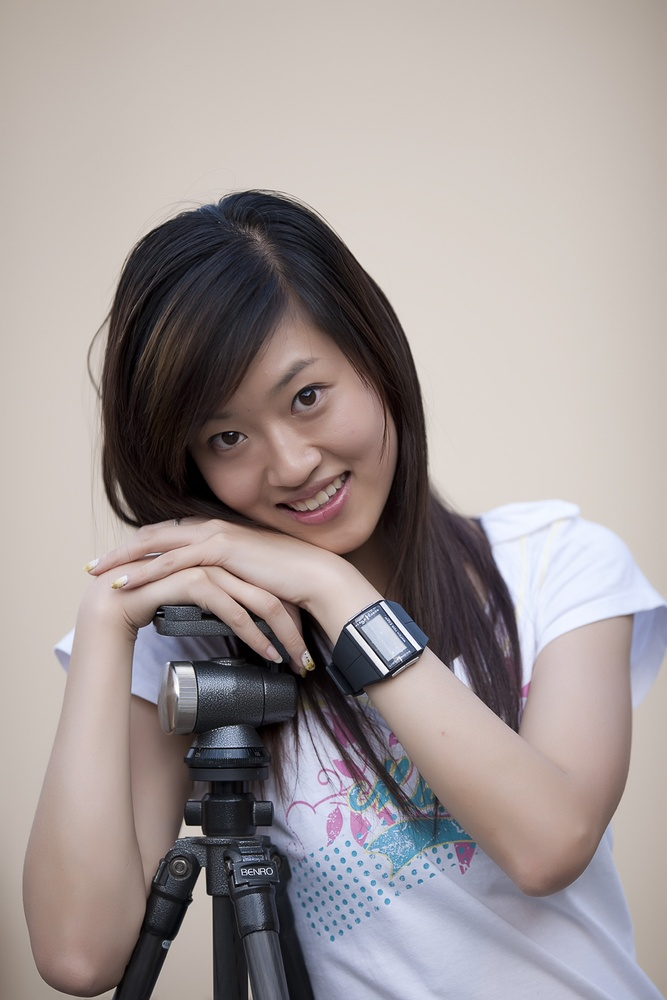
#> input picture basic/1.jpg, 667 x 1000 px, shrunk from 1000 x 1500 before the run
$ python img_suppress.py
#> lines starting #> are read from the running program, lines starting #| are printed output that depends on the picture
# tt
# 2021.7.27
# Image suppression with SVD
import numpy
from PIL import Image
import numpy as np

def get_approximate_SVD1(data:numpy.ndarray, p=100):
    '''
    Approximate matrix by SVD, with top p% of SUM of total singular values
    :param data: input matrix
    :param p: top p% of SUM of singular values
    :return: approximated
    '''
    U, s, VT = np.linalg.svd(data) # do SVD
    sigma = np.zeros(data.shape)
    sigma[:len(s), :len(s)] = np.diag(s)
    total = np.sum(s) * p / 100
    count, k = 0, -1
    while count < total:
        count += s[k]
        k += 1
    res = U[:, :k].dot(sigma[:k, :k].dot(VT[:k, :]))
    res[res < 0] = 0
    res[res > 255] = 255
    return np.rint(res).astype('uint') # Round elements of the array to the nearest integer.

def get_approximate_SVD2(data:numpy.ndarray, p=100):
    '''
    Approximate matrix by SVD, with top p% of NUMBER of total singular values
    :param data: input matrix
    :param p: top p% of NUMBER of singular values
    :return: approximated
    '''
    U, s, VT = np.linalg.svd(data) # do SVD
    sigma = np.zeros(data.shape)
    sigma[:len(s), :len(s)] = np.diag(s)
    k = int(len(s) * p / 100)
    print(k, len(s))
    res = U[:, :k].dot(sigma[:k, :k].dot(VT[:k, :]))
    res[res < 0] = 0
    res[res > 255] = 255
    return np.rint(res).astype('uint') # Round elements of the array to the nearest integer.

def suppress_image(filepath):
#> called with filepath = '../1.jpg'
    if not filepath.endswith((".jpg", ".png")):
        return
    img = np.array(Image.open(filepath, 'r').convert('L'))
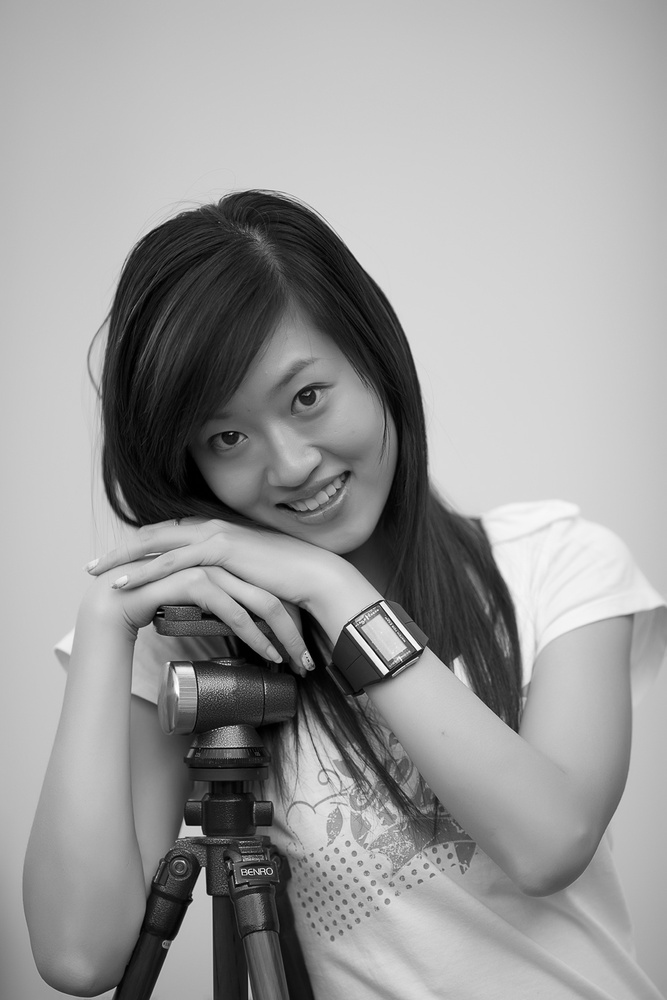
#> img: shape (1000, 667); min 0, max 255, mean 154.8
    for p in range(100, 40, -10):
        img_ = get_approximate_SVD1(img, p)
        # img_ = get_approximate_SVD2(img, p) # even p = 50 for SVD2 we have a very accurate approximation
        Image.fromarray(img_.astype('float64')).show(title=str(p))
#> this loop made 6 passes
#> total in get_approximate_SVD1 on passes 1 to 6: 412341.7, 371107.5, 329873.3, 288639.2, 247405, 206170.8
#> pass 1, in get_approximate_SVD1, `U, s, VT = np.linalg.svd(data)`:
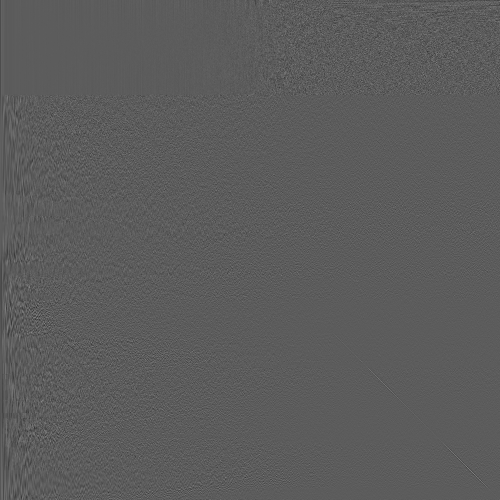
#> U: shape (1000, 1000) float64 (shown at 1/2 size); min -0.242, max 0.425, mean -3.24e-05; drawn with min black and max white
#> pass 1, in get_approximate_SVD1, `U, s, VT = np.linalg.svd(data)`:
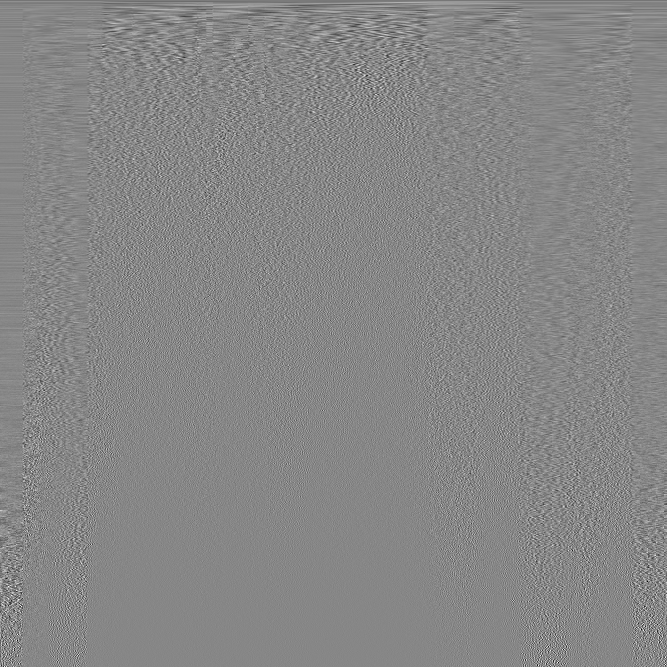
#> VT: shape (667, 667) float64; min -0.352, max 0.313, mean -6.04e-05; drawn with min black and max white
#> after the loop:
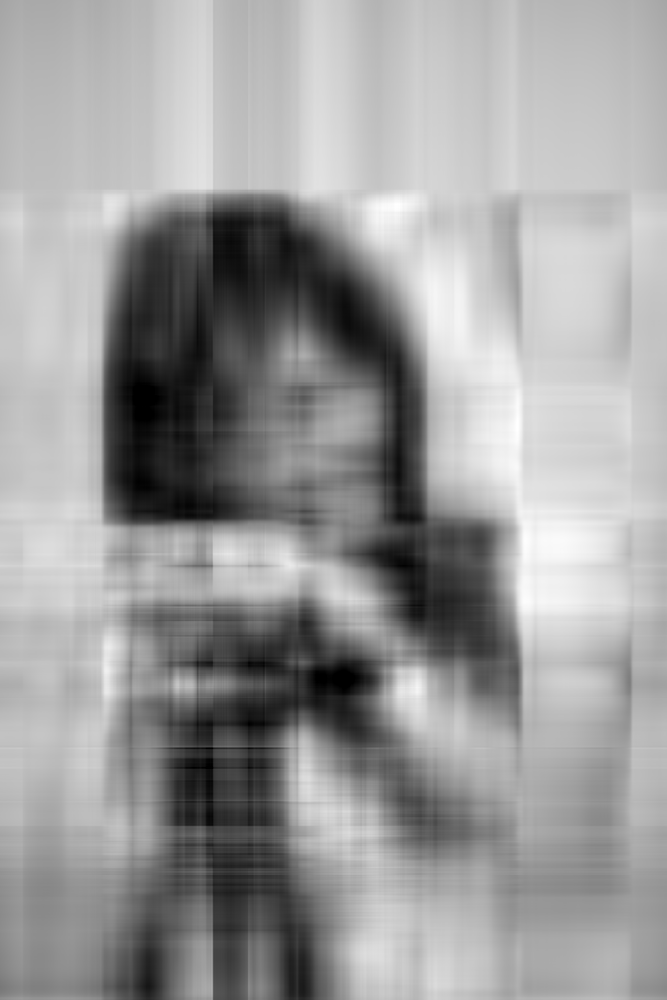
#> img_: shape (1000, 667) uint64; min 0, max 255, mean 154.8


if __name__ == "__main__":
    suppress_image("../1.jpg")
